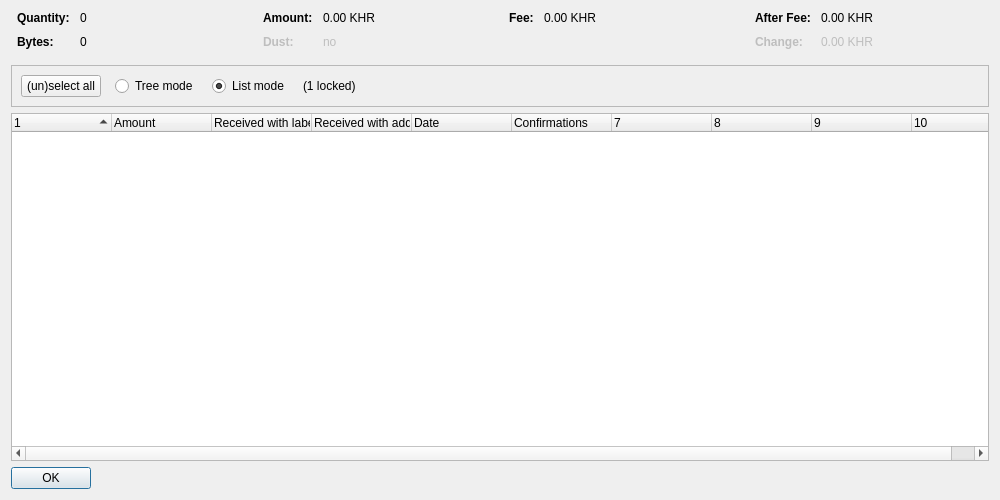
<?xml version="1.0" encoding="UTF-8"?>
<ui version="4.0">
 <class>CoinControlDialog</class>
 <widget class="QDialog" name="CoinControlDialog">
  <property name="geometry">
   <rect>
    <x>0</x>
    <y>0</y>
    <width>1000</width>
    <height>500</height>
   </rect>
  </property>
  <property name="windowTitle">
   <string>Coin Selection</string>
  </property>
  <layout class="QVBoxLayout" name="verticalLayout">
   <item>
    <layout class="QHBoxLayout" name="horizontalLayoutTop" stretch="0,0,0,0">
     <property name="topMargin">
      <number>0</number>
     </property>
     <property name="bottomMargin">
      <number>10</number>
     </property>
     <item>
      <layout class="QFormLayout" name="formLayoutCoinControl1">
       <property name="horizontalSpacing">
        <number>10</number>
       </property>
       <property name="verticalSpacing">
        <number>10</number>
       </property>
       <property name="leftMargin">
        <number>6</number>
       </property>
       <property name="rightMargin">
        <number>6</number>
       </property>
       <item row="0" column="0">
        <widget class="QLabel" name="labelCoinControlQuantityText">
         <property name="font">
          <font>
           <weight>75</weight>
           <bold>true</bold>
          </font>
         </property>
         <property name="text">
          <string>Quantity:</string>
         </property>
        </widget>
       </item>
       <item row="0" column="1">
        <widget class="QLabel" name="labelCoinControlQuantity">
         <property name="cursor">
          <cursorShape>IBeamCursor</cursorShape>
         </property>
         <property name="contextMenuPolicy">
          <enum>Qt::ActionsContextMenu</enum>
         </property>
         <property name="text">
          <string notr="true">0</string>
         </property>
         <property name="textInteractionFlags">
          <set>Qt::LinksAccessibleByMouse|Qt::TextSelectableByKeyboard|Qt::TextSelectableByMouse</set>
         </property>
        </widget>
       </item>
       <item row="1" column="0">
        <widget class="QLabel" name="labelCoinControlBytesText">
         <property name="font">
          <font>
           <weight>75</weight>
           <bold>true</bold>
          </font>
         </property>
         <property name="text">
          <string>Bytes:</string>
         </property>
        </widget>
       </item>
       <item row="1" column="1">
        <widget class="QLabel" name="labelCoinControlBytes">
         <property name="cursor">
          <cursorShape>IBeamCursor</cursorShape>
         </property>
         <property name="contextMenuPolicy">
          <enum>Qt::ActionsContextMenu</enum>
         </property>
         <property name="text">
          <string notr="true">0</string>
         </property>
         <property name="textInteractionFlags">
          <set>Qt::LinksAccessibleByMouse|Qt::TextSelectableByKeyboard|Qt::TextSelectableByMouse</set>
         </property>
        </widget>
       </item>
      </layout>
     </item>
     <item>
      <layout class="QFormLayout" name="formLayoutCoinControl2">
       <property name="horizontalSpacing">
        <number>10</number>
       </property>
       <property name="verticalSpacing">
        <number>10</number>
       </property>
       <property name="leftMargin">
        <number>6</number>
       </property>
       <property name="rightMargin">
        <number>6</number>
       </property>
       <item row="0" column="0">
        <widget class="QLabel" name="labelCoinControlAmountText">
         <property name="font">
          <font>
           <weight>75</weight>
           <bold>true</bold>
          </font>
         </property>
         <property name="text">
          <string>Amount:</string>
         </property>
        </widget>
       </item>
       <item row="0" column="1">
        <widget class="QLabel" name="labelCoinControlAmount">
         <property name="cursor">
          <cursorShape>IBeamCursor</cursorShape>
         </property>
         <property name="contextMenuPolicy">
          <enum>Qt::ActionsContextMenu</enum>
         </property>
         <property name="text">
          <string notr="true">0.00 KHR</string>
         </property>
         <property name="textInteractionFlags">
          <set>Qt::LinksAccessibleByMouse|Qt::TextSelectableByKeyboard|Qt::TextSelectableByMouse</set>
         </property>
        </widget>
       </item>
       <item row="1" column="0">
        <widget class="QLabel" name="labelCoinControlLowOutputText">
         <property name="enabled">
          <bool>false</bool>
         </property>
         <property name="font">
          <font>
           <weight>75</weight>
           <bold>true</bold>
          </font>
         </property>
         <property name="text">
          <string>Dust:</string>
         </property>
        </widget>
       </item>
       <item row="1" column="1">
        <widget class="QLabel" name="labelCoinControlLowOutput">
         <property name="enabled">
          <bool>false</bool>
         </property>
         <property name="cursor">
          <cursorShape>IBeamCursor</cursorShape>
         </property>
         <property name="contextMenuPolicy">
          <enum>Qt::ActionsContextMenu</enum>
         </property>
         <property name="text">
          <string notr="true">no</string>
         </property>
         <property name="textInteractionFlags">
          <set>Qt::LinksAccessibleByMouse|Qt::TextSelectableByKeyboard|Qt::TextSelectableByMouse</set>
         </property>
        </widget>
       </item>
      </layout>
     </item>
     <item>
      <layout class="QFormLayout" name="formLayoutCoinControl3">
       <property name="horizontalSpacing">
        <number>10</number>
       </property>
       <property name="verticalSpacing">
        <number>10</number>
       </property>
       <property name="leftMargin">
        <number>6</number>
       </property>
       <property name="rightMargin">
        <number>6</number>
       </property>
       <item row="0" column="0">
        <widget class="QLabel" name="labelCoinControlFeeText">
         <property name="font">
          <font>
           <weight>75</weight>
           <bold>true</bold>
          </font>
         </property>
         <property name="text">
          <string>Fee:</string>
         </property>
        </widget>
       </item>
       <item row="0" column="1">
        <widget class="QLabel" name="labelCoinControlFee">
         <property name="cursor">
          <cursorShape>IBeamCursor</cursorShape>
         </property>
         <property name="contextMenuPolicy">
          <enum>Qt::ActionsContextMenu</enum>
         </property>
         <property name="text">
          <string notr="true">0.00 KHR</string>
         </property>
         <property name="textInteractionFlags">
          <set>Qt::LinksAccessibleByMouse|Qt::TextSelectableByKeyboard|Qt::TextSelectableByMouse</set>
         </property>
        </widget>
       </item>
      </layout>
     </item>
     <item>
      <layout class="QFormLayout" name="formLayoutCoinControl4">
       <property name="horizontalSpacing">
        <number>10</number>
       </property>
       <property name="verticalSpacing">
        <number>10</number>
       </property>
       <property name="leftMargin">
        <number>6</number>
       </property>
       <property name="rightMargin">
        <number>6</number>
       </property>
       <item row="0" column="0">
        <widget class="QLabel" name="labelCoinControlAfterFeeText">
         <property name="font">
          <font>
           <weight>75</weight>
           <bold>true</bold>
          </font>
         </property>
         <property name="text">
          <string>After Fee:</string>
         </property>
        </widget>
       </item>
       <item row="0" column="1">
        <widget class="QLabel" name="labelCoinControlAfterFee">
         <property name="cursor">
          <cursorShape>IBeamCursor</cursorShape>
         </property>
         <property name="contextMenuPolicy">
          <enum>Qt::ActionsContextMenu</enum>
         </property>
         <property name="text">
          <string notr="true">0.00 KHR</string>
         </property>
         <property name="textInteractionFlags">
          <set>Qt::LinksAccessibleByMouse|Qt::TextSelectableByKeyboard|Qt::TextSelectableByMouse</set>
         </property>
        </widget>
       </item>
       <item row="1" column="0">
        <widget class="QLabel" name="labelCoinControlChangeText">
         <property name="enabled">
          <bool>false</bool>
         </property>
         <property name="font">
          <font>
           <weight>75</weight>
           <bold>true</bold>
          </font>
         </property>
         <property name="text">
          <string>Change:</string>
         </property>
        </widget>
       </item>
       <item row="1" column="1">
        <widget class="QLabel" name="labelCoinControlChange">
         <property name="enabled">
          <bool>false</bool>
         </property>
         <property name="cursor">
          <cursorShape>IBeamCursor</cursorShape>
         </property>
         <property name="contextMenuPolicy">
          <enum>Qt::ActionsContextMenu</enum>
         </property>
         <property name="text">
          <string notr="true">0.00 KHR</string>
         </property>
         <property name="textInteractionFlags">
          <set>Qt::LinksAccessibleByMouse|Qt::TextSelectableByKeyboard|Qt::TextSelectableByMouse</set>
         </property>
        </widget>
       </item>
      </layout>
     </item>
    </layout>
   </item>
   <item>
    <widget class="QFrame" name="frame">
     <property name="minimumSize">
      <size>
       <width>0</width>
       <height>40</height>
      </size>
     </property>
     <property name="frameShape">
      <enum>QFrame::StyledPanel</enum>
     </property>
     <property name="frameShadow">
      <enum>QFrame::Sunken</enum>
     </property>
     <layout class="QHBoxLayout" name="horizontalLayout">
      <item>
       <layout class="QHBoxLayout" name="horizontalLayoutPanel" stretch="0,0,0,0,0">
        <property name="spacing">
         <number>14</number>
        </property>
        <item>
         <widget class="QPushButton" name="pushButtonSelectAll">
          <property name="sizePolicy">
           <sizepolicy hsizetype="Maximum" vsizetype="Fixed">
            <horstretch>0</horstretch>
            <verstretch>0</verstretch>
           </sizepolicy>
          </property>
          <property name="text">
           <string>(un)select all</string>
          </property>
          <property name="autoDefault">
           <bool>false</bool>
          </property>
         </widget>
        </item>
        <item>
         <widget class="QRadioButton" name="radioTreeMode">
          <property name="sizePolicy">
           <sizepolicy hsizetype="Maximum" vsizetype="Fixed">
            <horstretch>0</horstretch>
            <verstretch>0</verstretch>
           </sizepolicy>
          </property>
          <property name="text">
           <string>Tree mode</string>
          </property>
         </widget>
        </item>
        <item>
         <widget class="QRadioButton" name="radioListMode">
          <property name="sizePolicy">
           <sizepolicy hsizetype="Maximum" vsizetype="Fixed">
            <horstretch>0</horstretch>
            <verstretch>0</verstretch>
           </sizepolicy>
          </property>
          <property name="text">
           <string>List mode</string>
          </property>
          <property name="checked">
           <bool>true</bool>
          </property>
         </widget>
        </item>
        <item>
         <widget class="QLabel" name="labelLocked">
          <property name="text">
           <string notr="true">(1 locked)</string>
          </property>
         </widget>
        </item>
        <item>
         <spacer name="horizontalSpacer">
          <property name="orientation">
           <enum>Qt::Horizontal</enum>
          </property>
          <property name="sizeHint" stdset="0">
           <size>
            <width>40</width>
            <height>20</height>
           </size>
          </property>
         </spacer>
        </item>
       </layout>
      </item>
     </layout>
    </widget>
   </item>
   <item>
    <widget class="CoinControlTreeWidget" name="treeWidget">
     <property name="contextMenuPolicy">
      <enum>Qt::CustomContextMenu</enum>
     </property>
     <property name="sortingEnabled">
      <bool>false</bool>
     </property>
     <property name="columnCount">
      <number>10</number>
     </property>
     <attribute name="headerShowSortIndicator" stdset="0">
      <bool>true</bool>
     </attribute>
     <attribute name="headerStretchLastSection">
      <bool>false</bool>
     </attribute>
     <column>
      <property name="text">
       <string/>
      </property>
     </column>
     <column>
      <property name="text">
       <string>Amount</string>
      </property>
     </column>
     <column>
      <property name="text">
       <string>Received with label</string>
      </property>
     </column>
     <column>
      <property name="text">
       <string>Received with address</string>
      </property>
     </column>
     <column>
      <property name="text">
       <string>Date</string>
      </property>
     </column>
     <column>
      <property name="text">
       <string>Confirmations</string>
      </property>
      <property name="toolTip">
       <string>Confirmed</string>
      </property>
     </column>
     <column>
      <property name="text">
       <string/>
      </property>
     </column>
     <column>
      <property name="text">
       <string/>
      </property>
     </column>
     <column>
      <property name="text">
       <string/>
      </property>
     </column>
     <column>
      <property name="text">
       <string/>
      </property>
     </column>
    </widget>
   </item>
   <item>
    <widget class="QDialogButtonBox" name="buttonBox">
     <property name="sizePolicy">
      <sizepolicy hsizetype="Maximum" vsizetype="Fixed">
       <horstretch>0</horstretch>
       <verstretch>0</verstretch>
      </sizepolicy>
     </property>
     <property name="orientation">
      <enum>Qt::Horizontal</enum>
     </property>
     <property name="standardButtons">
      <set>QDialogButtonBox::Ok</set>
     </property>
    </widget>
   </item>
  </layout>
 </widget>
 <customwidgets>
  <customwidget>
   <class>CoinControlTreeWidget</class>
   <extends>QTreeWidget</extends>
   <header>coincontroltreewidget.h</header>
  </customwidget>
 </customwidgets>
 <resources/>
 <connections/>
</ui>
